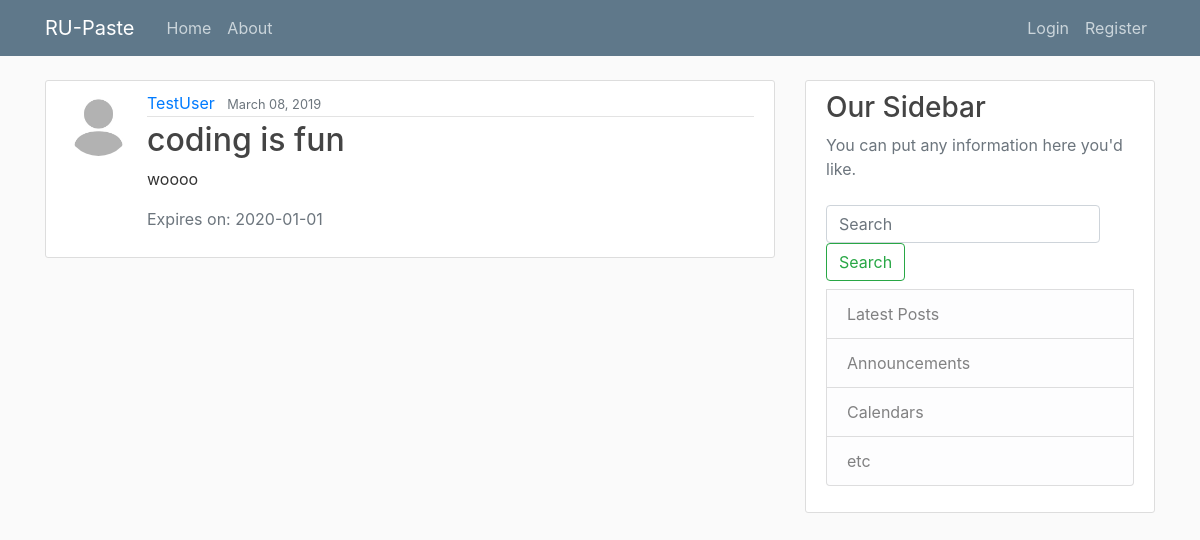
Screenshot of /post/12/ with the database file from the repository.
### blog/models.py (models this page shows, shortened)
class Post(models.Model):
    title = models.CharField(max_length=100)
    content = models.TextField()
    date_posted = models.DateTimeField(default=timezone.now)
    date_expired = models.DateTimeField(auto_now=False, auto_now_add=False, blank=True, default='2020-01-01')
    private = models.BooleanField(default=False)
    author = models.ForeignKey(User, on_delete=models.CASCADE)

### users/models.py (models this page shows, shortened)
class Profile(models.Model):
    user = models.OneToOneField(User, on_delete=models.CASCADE)
    image = models.ImageField(default='default.jpg', upload_to='profile_pics')

### blog/views.py (the view)
# urls.py: path('post/<int:pk>/', PostDetailView.as_view(), name='post-detail'),
class PostDetailView(DetailView):
    model = Post

### blog/templates/blog/post_detail.html (shortened to what this page needs)
{% extends "blog/base.html" %}
{% block content %}
  <article class="media content-section">
    <img class="rounded-circle article-img" src="{{ object.author.profile.image.url }}">
    <div class="media-body">
      <div class="article-metadata">
        <a class="mr-2" href="{% url 'user-posts' object.author.username %}">{{ object.author }}</a>
        <small class="text-muted">{{ object.date_posted|date:"F d, Y" }}</small>
      </div>
      <h2 class="article-title">{{ object.title }}</h2>
      <p class="article-content">{{ object.content }}</p>
      <p class="text-muted ml-0">Expires on: {{ post.date_expired| date:"Y-m-d" }}</p>
    </div>
  </article>
{% endblock content%}

### blog/static/blog/main.css (style rules this page uses)
body { background: #fafafa; color: #333333; margin-top: 5rem; }
h1, h2, h3, h4, h5, h6 { color: #444444; }
.content-section { background: #ffffff; padding: 10px 20px; border: 1px solid #dddddd; border-radius: 3px; margin-bottom: 20px; }
.article-title { color: #444444; }
.article-content { white-space: pre-line; }
.article-img { height: 65px; width: 65px; margin-right: 16px; }
.article-metadata { padding-bottom: 1px; margin-bottom: 4px; border-bottom: 1px solid #e3e3e3 }

### rows the page displays
Post: author.profile.image (placeholder picture), author "TestUser", date_posted "March 08, 2019", title "coding is fun", content "woooo", date_expired "2020-01-01"
